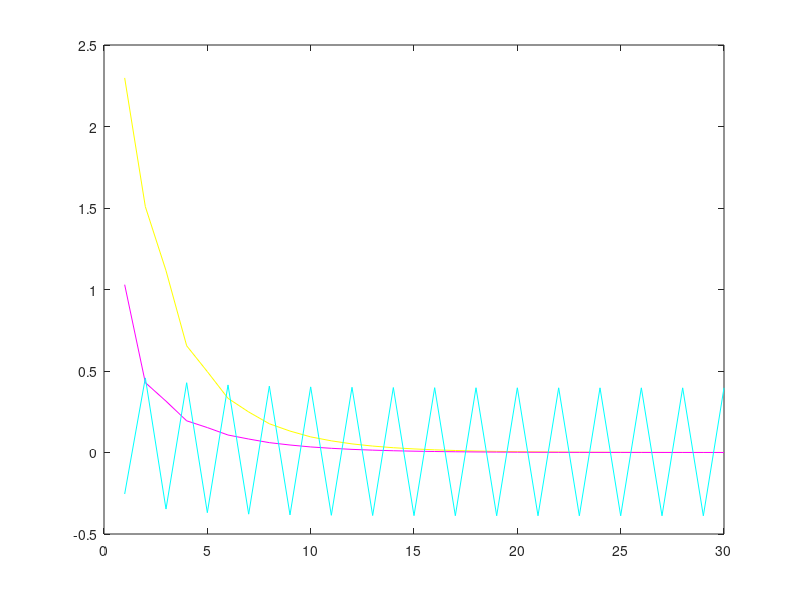

Write the MATLAB code that produced this figure.
clear;
T = randn(5, 5);
M = [4, 0, 0, 0, 0; 0, -4, 0, 0, 0; 0, 0, 3, 0, 0; 0, 0, 0, -2, 0; 0, 0, 0, 0, -1];
A = T * M * inv(T);
v_not = randn(5);
j_values = [1:30];
for j = j_values
    v_j = A^j * v_not;
    v_j1 = A^(j+1) * v_not;
    u_j = (4*v_j + v_j1)/norm(4*v_j + v_j1);
    w_j = (-1)^j*(4*v_j - v_j1)/norm(4*v_j - v_j1); 
    u(j) = norm(A*u_j-4 * u_j);
    w(j) = norm(A*w_j+4 * w_j);
    v_norm = v_j/norm(v_j);
    v(j) = v_norm(1);
end
figure;
plot(j_values, u, 'y');
hold;
plot(j_values, w, 'm');
plot(j_values, v, 'c');